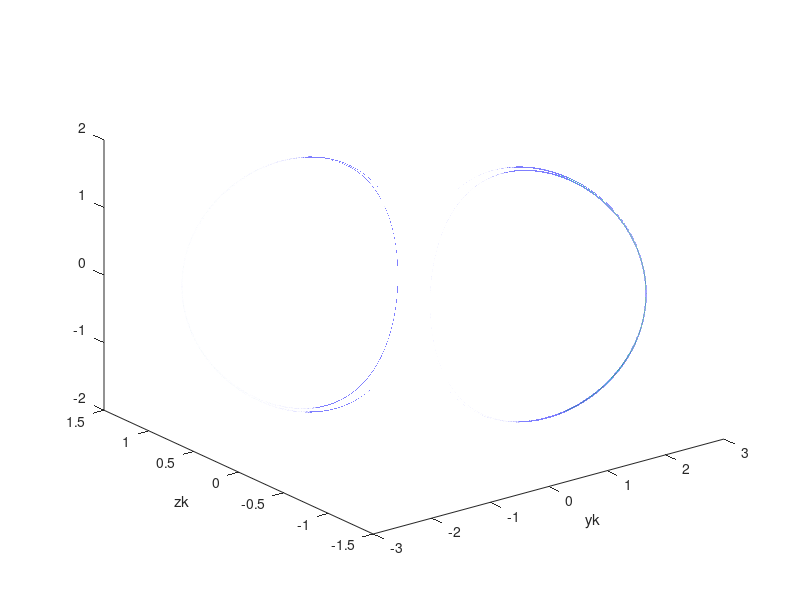
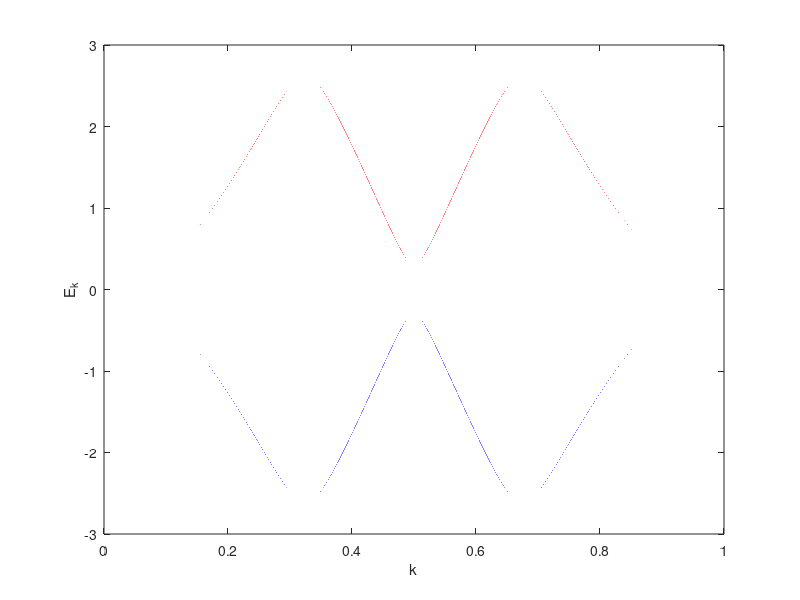

Write MATLAB code to recreate these figures, in order.
% calculation of effective floquet Hamiltonian of transverse Ising model
% with alternating transverse field

clear;
clc;
format long
tic;

%% paramter
L = 1e6;
J = -1;
g1 = 3;
g2 = -3;
% k = (2/L:2/L:1)';
k = (1/L:2/L:(L-1)/L+1)';
dk = 2*pi/L;
x = (0:L)';
xx = (1:L)';
% dt_all = 0.001:0.001:1;
% dt0 = 1.1181;
dt0 = 1;
% dt = dt0*pi/(2*sqrt(J^2+g1^2));
dt = dt0*pi/(2*J);
% dt = 100;

%% constructing evolution operator

ck = cospi(k);
sk = sinpi(k);
fact = sqrt(g1^2+J^2+2*g1*J*ck);
sf = sin(2*fact*dt)./fact;

expHkp_11 = cos(2*dt*fact) - 1i*(g1+J*ck).*sf;
expHkp_22 = conj(expHkp_11);
expHkp_12 = -J*sk.*sf;
expHkp_21 = -expHkp_12;

fact = sqrt(g2^2+J^2+2*g2*J*ck);
sf = sin(2*fact*dt)./fact;

expHkm_11 = cos(2*dt*fact) - 1i*(g2+J*ck).*sf;
expHkm_22 = conj(expHkm_11);
expHkm_12 = -J*sk.*sf;
expHkm_21 = -expHkm_12;

% fact = sqrt(g1^2+J^2+2*g1*J*ck);
% sf = sin(2*fact*(dt-t0))./fact;
%
% expHk2_11 = cos(2*(dt-t0)*fact) - 1i*(g1+J*ck).*sf;
% expHk2_22 = conj(expHk2_11);
% expHk2_12 = -J*sk.*sf;
% expHk2_21 = -expHk2_12;

expH_11 = expHkm_11.*expHkp_11 + expHkm_12.*expHkp_21;
expH_12 = expHkm_11.*expHkp_12 + expHkm_12.*expHkp_22;
expH_21 = expHkm_21.*expHkp_11 + expHkm_22.*expHkp_21;
expH_22 = expHkm_21.*expHkp_12 + expHkm_22.*expHkp_22;

% expH_11 = expHk2_11.*expH_11 + expHk2_12.*expH_21;
% expH_12 = expHk2_11.*expH_12 + expHk2_12.*expH_22;
% expH_21 = expHk2_21.*expH_11 + expHk2_22.*expH_21;
% expH_22 = expHk2_21.*expH_12 + expHk2_22.*expH_22;

a = real(expH_11);
b = imag(expH_11);
c = real(expH_12);
d = imag(expH_12);
fact = sqrt(b.^2 + c.^2 + d.^2);

H_eff_11 = real(1i*((fact-b).*log(a-1i*fact) + (fact+b).*log(a+1i*fact))./(2*fact));
% H_eff_22 = ((fact+b).*log(a-1i*fact) + (fact-b).*log(a+1i*fact))./(2*fact)/(2*T);
H_eff_22 = -H_eff_11;
H_eff_12 = -(c+d*1i).*(log(a-1i*fact)-log(a+1i*fact))./(2*fact);
H_eff_21 = conj(H_eff_12);

spe = zeros(L/2,2);
spe(:,1) = -sqrt(H_eff_11(1:L/2).^2+abs(H_eff_12(1:L/2)).^2);
spe(:,2) = -spe(:,1);

xk = real(H_eff_12);
yk = imag(H_eff_12);
zk = H_eff_11;

% dy = (yk - circshift(yk,-1));
% dz = (zk - circshift(zk,-1));
dx = (circshift(xk,-1) - circshift(xk,1))/2;
dy = (circshift(yk,-1) - circshift(yk,1))/2;
dz = (circshift(zk,-1) - circshift(zk,1))/2;
r2 = yk.^2 + zk.^2;
% temp = real((zk.*dy - yk.*dz)./r2/(2*pi));
% WN = sum(temp);

ftitle = strcat('L = ', num2str(L),', g1 = ', num2str(g1),', g2 = ', num2str(g2),', dt0 = ', num2str(dt0));
figure('Name',ftitle);
set(gcf, 'position', [250 70 1400 900]);
% plot([yk;-yk],[zk;-zk])
plot3([xk;-xk],[yk;-yk],[zk;-zk])
% plot(yk,zk)
% plot3([yk;-yk],[zk;-zk],[k;k+1])
xlabel('yk')
ylabel('zk')

figure('Name',ftitle);
set(gcf, 'position', [250 70 1400 900]);
plot(k(1:L/2),spe)
xlabel('k')
ylabel('E_k')


toc;